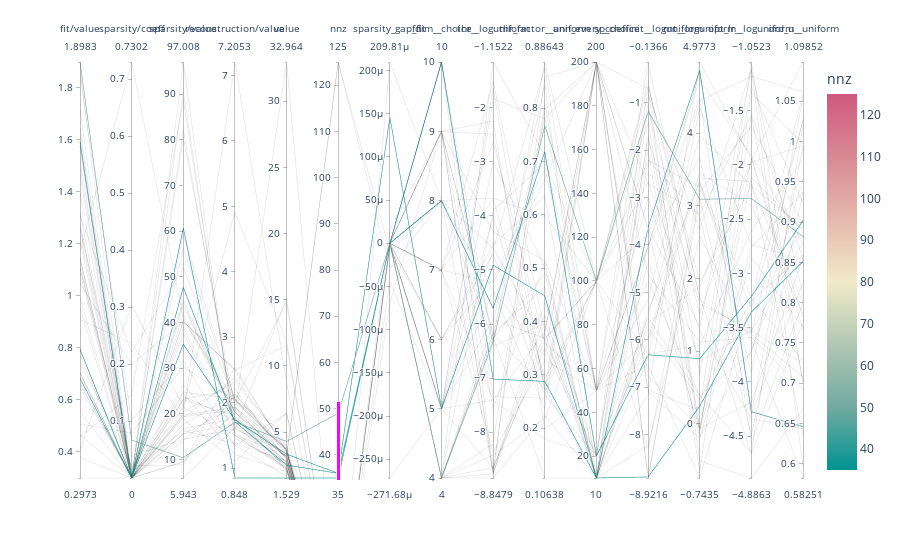

The code cell stored with this chart in its notebook:
### Code cell
fig = px.parallel_coordinates(df[all_fields], color="metrics/nnz",
                              labels=labels,
                             color_continuous_scale=px.colors.diverging.Tealrose)
fig.show()
